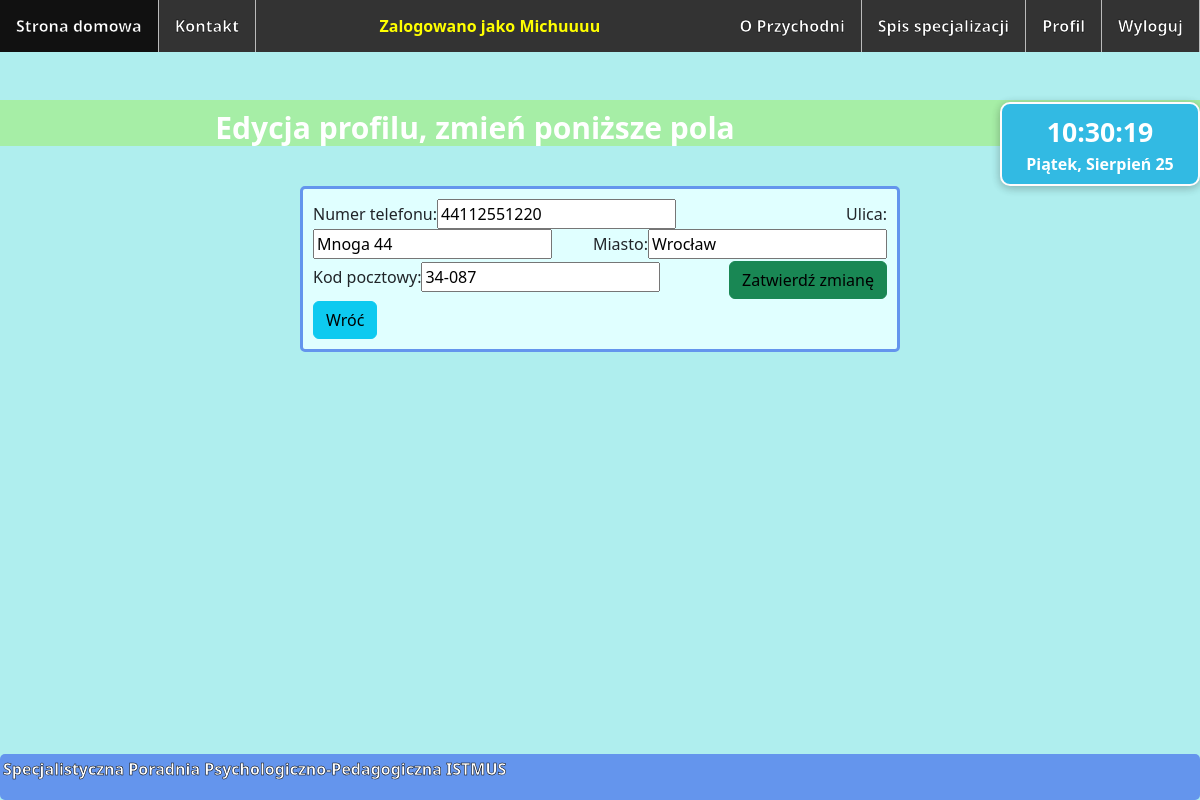
Page /edycjaProfilu/ (signed in) on the earlier database version.
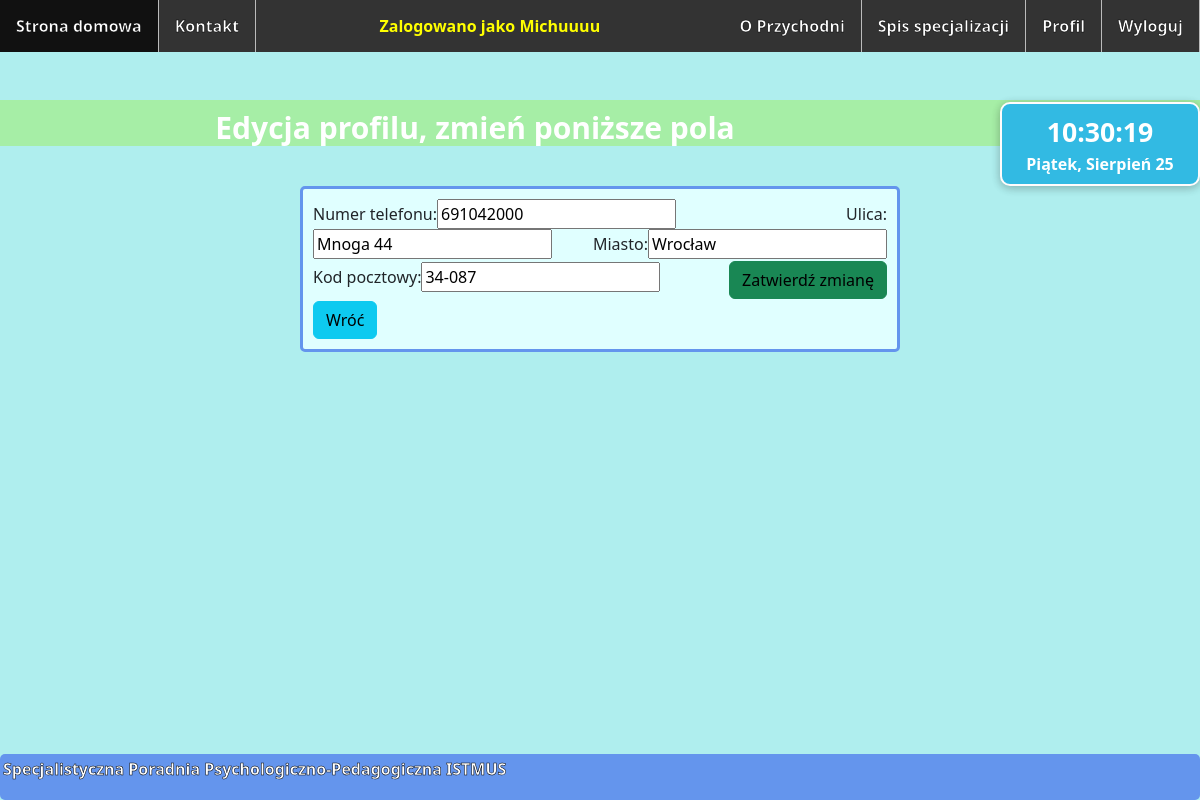
Same page on the later database version.
### Przychodnia/models.py (models this page shows, shortened)
class Customer(models.Model):
    user = models.OneToOneField(User, null=True, blank=True, on_delete=models.CASCADE)
    USER_TYPES = (('ADM', 'Administrator'), ('DOC', 'Lekarz'), ('PAT', 'Pacjent'))
    userType = models.CharField(max_length=3, choices=USER_TYPES, default='PAT')
    pesel = models.IntegerField(unique=True, null=True, blank=True)
    name = models.CharField(max_length=20)
    surname = models.CharField(max_length=40)
    telephoneNumber = models.IntegerField(verbose_name='Numer telefonu', null=False, blank=False)
    street = models.CharField(max_length=40)
    city = models.CharField(max_length=40)
    zipCode = models.CharField(max_length=6)

### Przychodnia/views.py (the view, shortened to what this page needs)
# urls.py: path('edycjaProfilu/', views.editProfile, name='editProfile'),
@login_required
def editProfile(request):
    customer = get_object_or_404(Customer, user=request.user)
    if request.method == 'GET':
        editProfileForm = EditProfileForm(instance=customer)
    return render(request, ' editProfile.html', {'form': editProfileForm})

### Przychodnia/forms.py
class EditProfileForm(ModelForm):
    class Meta:
        model = Customer
        fields = ('telephoneNumber', 'street', 'city', 'zipCode')
        labels = {
            'telephoneNumber': 'Numer telefonu',
            'street': 'Ulica',
            'city': 'Miasto',
            'zipCode': 'Kod pocztowy'
        }

### templates/ editProfile.html (shortened to what this page needs)
{% extends 'base.html' %}
{% load bootstrap %}
{% block content %}
    <div class="main">
        <h1 id="nagłówek" style="margin-top: 100px">Edycja profilu, zmień poniższe pola</h1>
        <div class="center">
            <form method="post" action="{% url 'editProfile' %}">
                {{ form|bootstrap }}
                <button type="submit" class="btn btn-success" style="margin-top: 2px; color: black">Zatwierdź zmianę
                </button>
                <a href="{% url 'profile' %}">
                    <button type="button" style="margin-top: 2px; color: black" class="btn btn-info">Wróć</button>
                </a>
            </form>
        </div>
    </div>
{% endblock content %}

Differences in the rows shown:
changed Customer "Mnoga 44": telephoneNumber "44112551220" → "691042000"
